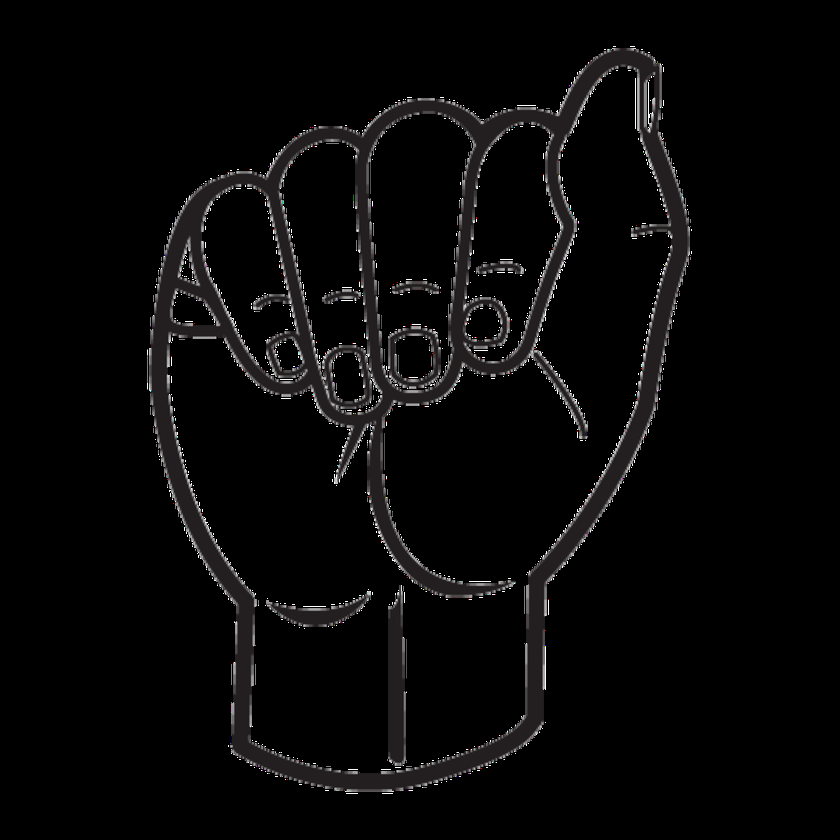
#> input picture sign-me-up/res/a-outline.png, 840 x 840 px, shrunk from 1080 x 1080 before the run, found by its file name; its folder holds only this picture in this run
$ python ManipulatePhoto.py
#> lines starting #> are read from the running program, lines starting #| are printed output that depends on the picture
import cv2
import os


# load all available images from given folder
def __load_images_from_folder(folder):
#> called with folder = '../res'
    images = []
    for filename in os.listdir(folder):
        img = cv2.imread(os.path.join(folder, filename))
#> img is the input picture: shape (840, 840, 3); mean B, G, R 7.7, 7.6, 8
        if img is not None:
            images.append(img)
            images.append(cv2.flip(img, 1))  # flip images as well
    return images


def __rotate_image(image, angle, scale=1.0):
    (height, width) = image.shape[:2]

    # get centre of image
    (centre_x, centre_y) = (height // 2, width // 2)

    # https://www.geeksforgeeks.org/python-opencv-getrotationmatrix2d-function/
    rotation_matrix = cv2.getRotationMatrix2D((centre_x, centre_y), angle, scale)
    rotated_image = cv2.warpAffine(image, rotation_matrix, (height, width))

    return rotated_image


win_name = 'Image Manipulation'
cv2.namedWindow(win_name)

images = __load_images_from_folder("../res")
#> images = 2 items

for im in images:
    # random number here, ideally should cap at how much a symbol can be rotated and still be considered the same symbol
    for i in range(10):
        cv2.waitKey(1000)
        rotated_image = __rotate_image(im, i * 5)
        cv2.imshow(win_name, rotated_image)
#> this loop made 2 passes
#> pass 1, in __rotate_image (call 2), `rotated_image = cv2.warpAffine(image, rotation_matrix, (height, width))`:
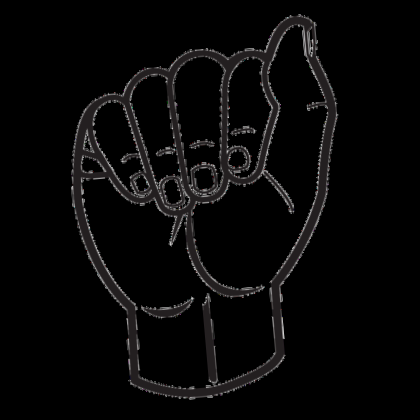
#> rotated_image: shape (840, 840, 3) (shown at 1/2 size); mean B, G, R 7.7, 7.6, 8
#> pass 1, in __rotate_image (call 3), `rotated_image = cv2.warpAffine(image, rotation_matrix, (height, width))`:
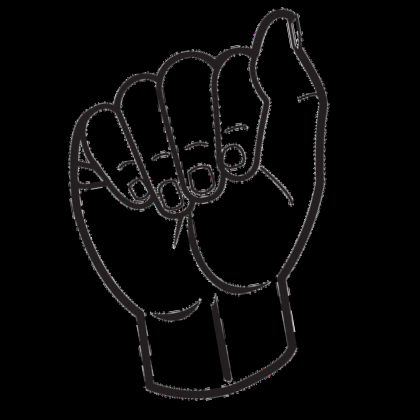
#> rotated_image: shape (840, 840, 3) (shown at 1/2 size); mean B, G, R 7.7, 7.6, 8
#> pass 1, in __rotate_image (call 4), `rotated_image = cv2.warpAffine(image, rotation_matrix, (height, width))`:
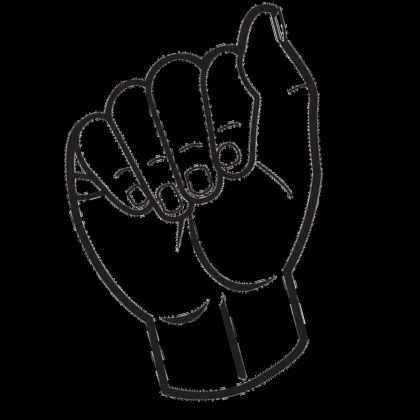
#> rotated_image: shape (840, 840, 3) (shown at 1/2 size); mean B, G, R 7.7, 7.6, 8
#> pass 1, in __rotate_image (call 5), `rotated_image = cv2.warpAffine(image, rotation_matrix, (height, width))`:
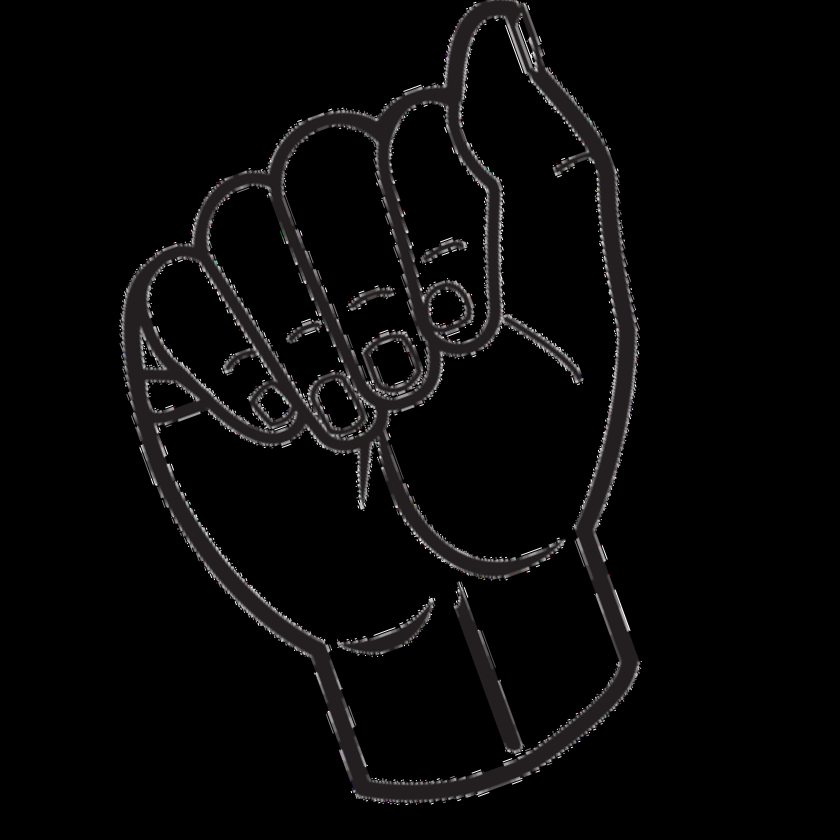
#> rotated_image: shape (840, 840, 3); mean B, G, R 7.7, 7.6, 8
        # when we're ready we can use imwrite to save manipulated images to train the model with

cv2.waitKey(10000)

cv2.destroyAllWindows()

$ run again, on sign-me-up/res/e-outline.png
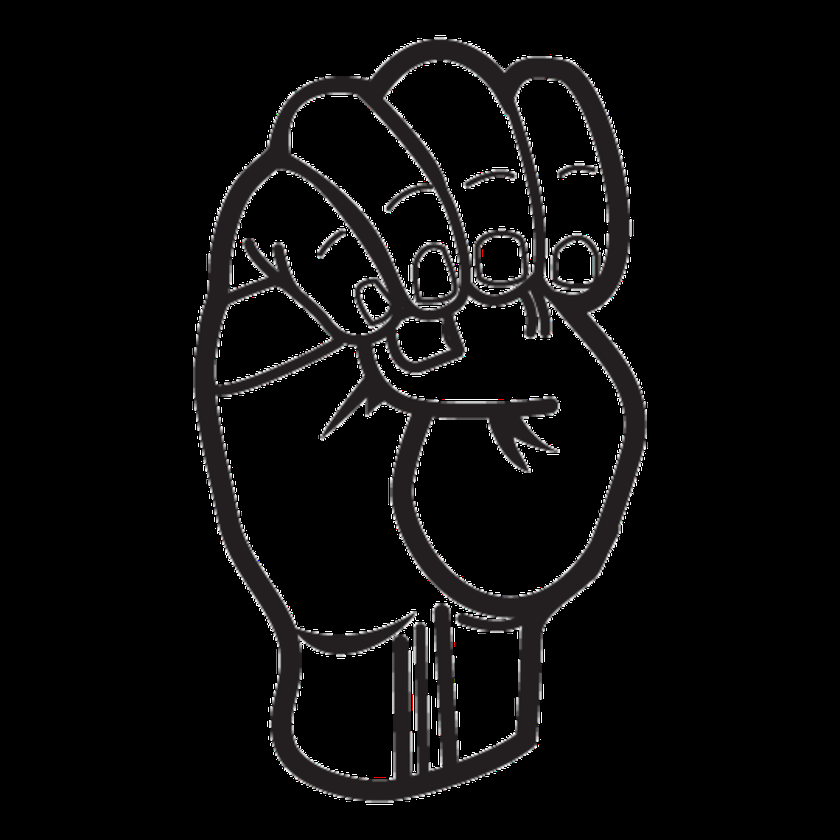
#> input picture sign-me-up/res/e-outline.png, 840 x 840 px, shrunk from 1080 x 1080 before the run, found by its file name
#> in __load_images_from_folder, img is the input picture: shape (840, 840, 3); mean B, G, R 10.9, 10.8, 11.3
#> images = 2 items
#> the loop `for im in images:` made 2 passes
#> pass 1, in __rotate_image (call 4), `rotated_image = cv2.warpAffine(image, rotation_matrix, (height, width))`:
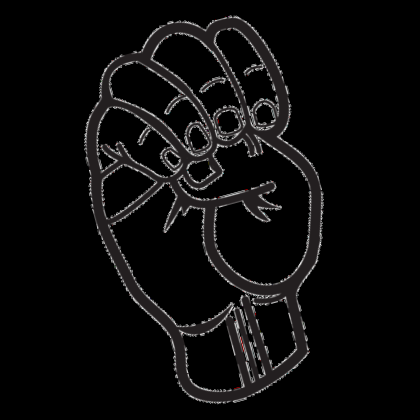
#> rotated_image: shape (840, 840, 3) (shown at 1/2 size); mean B, G, R 10.9, 10.8, 11.3
#> pass 1, in __rotate_image (call 5), `rotated_image = cv2.warpAffine(image, rotation_matrix, (height, width))`:
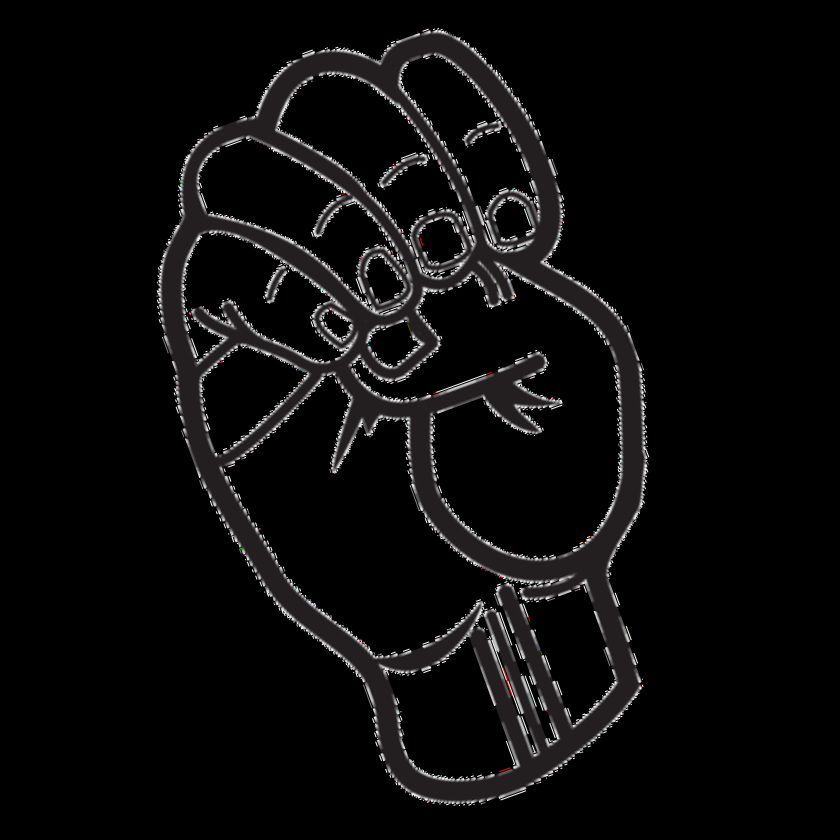
#> rotated_image: shape (840, 840, 3); mean B, G, R 10.9, 10.8, 11.3

$ run again, on sign-me-up/res/f-outline.png
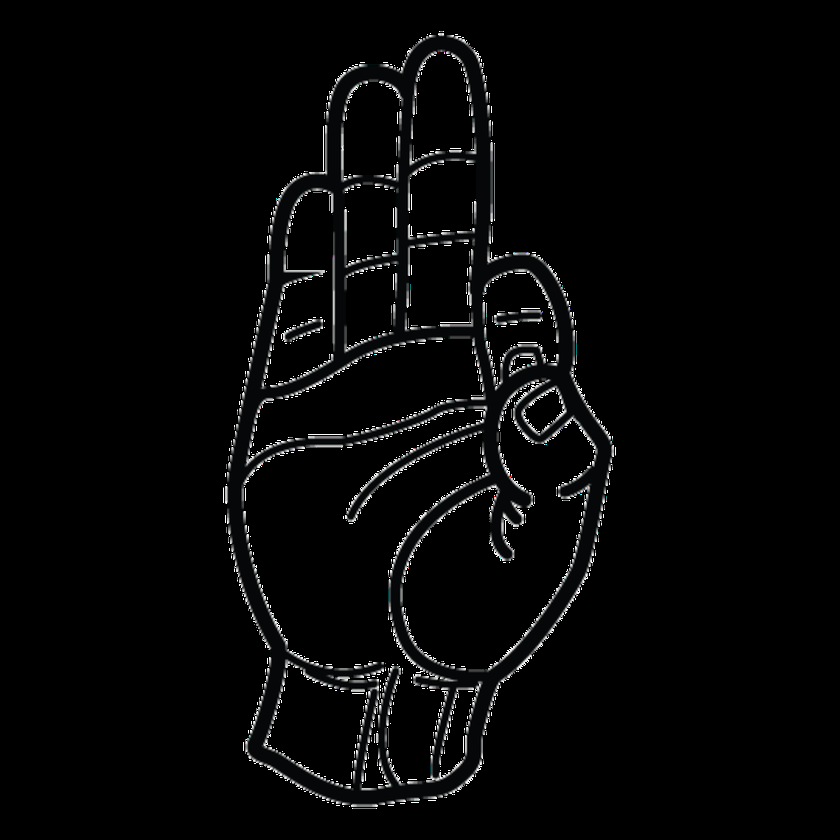
#> input picture sign-me-up/res/f-outline.png, 840 x 840 px, shrunk from 1080 x 1080 before the run, found by its file name
#> in __load_images_from_folder, img is the input picture: shape (840, 840, 3); mean B, G, R 6.4, 6.3, 6.1
#> images = 2 items
#> the loop `for im in images:` made 2 passes
#> pass 1, in __rotate_image (call 4), `rotated_image = cv2.warpAffine(image, rotation_matrix, (height, width))`:
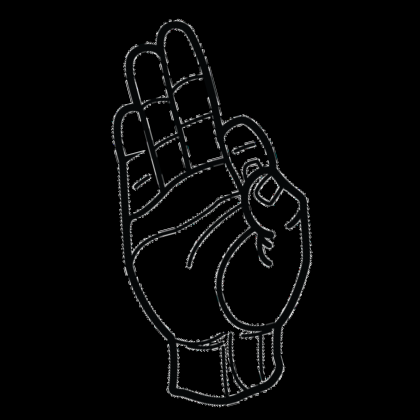
#> rotated_image: shape (840, 840, 3) (shown at 1/2 size); mean B, G, R 6.4, 6.3, 6.1
#> pass 1, in __rotate_image (call 5), `rotated_image = cv2.warpAffine(image, rotation_matrix, (height, width))`:
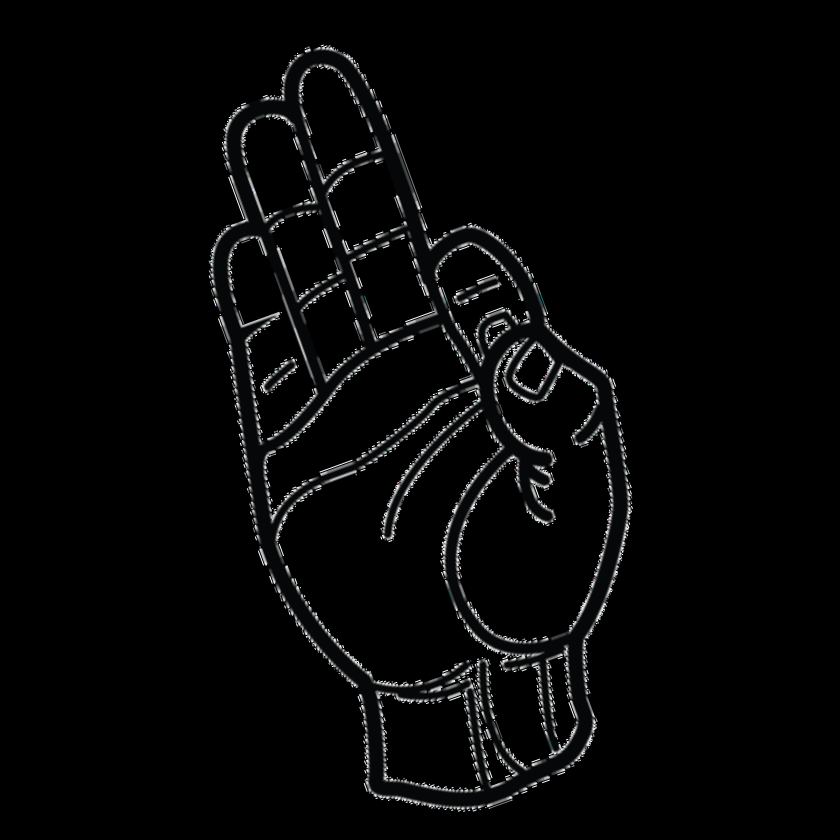
#> rotated_image: shape (840, 840, 3); mean B, G, R 6.4, 6.3, 6.1
